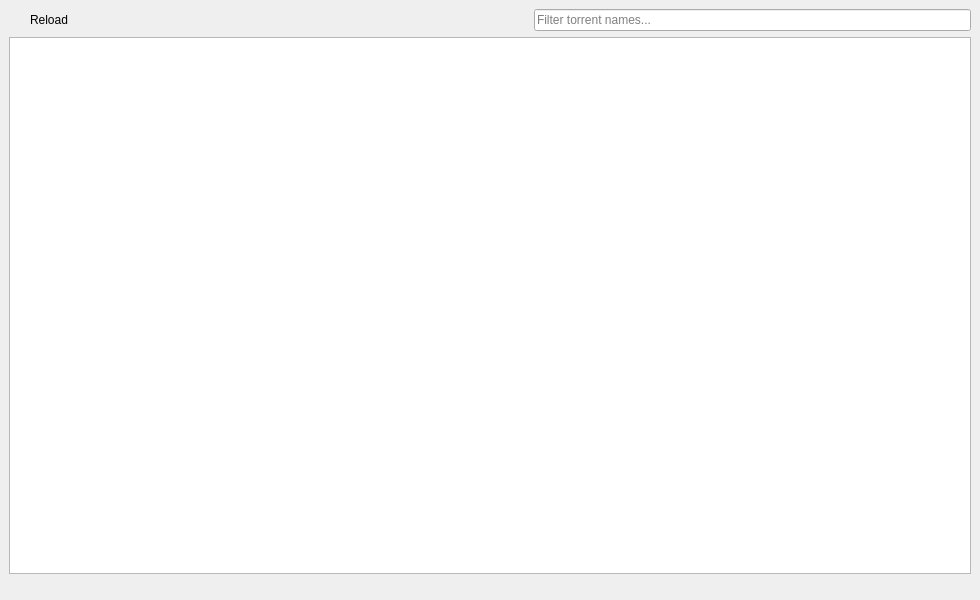
<?xml version="1.0" encoding="UTF-8"?>
<ui version="4.0">
 <class>MainWindow</class>
 <widget class="QMainWindow" name="MainWindow">
  <property name="geometry">
   <rect>
    <x>0</x>
    <y>0</y>
    <width>980</width>
    <height>600</height>
   </rect>
  </property>
  <property name="windowTitle">
   <string>MainWindow</string>
  </property>
  <property name="styleSheet">
   <string notr="true"/>
  </property>
  <widget class="QWidget" name="centralwidget">
   <layout class="QVBoxLayout" name="verticalLayout">
    <property name="bottomMargin">
     <number>7</number>
    </property>
    <item>
     <layout class="QHBoxLayout" name="horizontalLayout">
      <property name="spacing">
       <number>7</number>
      </property>
      <property name="sizeConstraint">
       <enum>QLayout::SetDefaultConstraint</enum>
      </property>
      <item>
       <widget class="QPushButton" name="pushButton">
        <property name="toolTip">
         <string>&lt;html&gt;&lt;head/&gt;&lt;body&gt;&lt;p&gt;Reload data from DB &lt;span style=&quot; font-size:7pt; color:#8c8c8c;&quot;&gt;F5&lt;/span&gt;&lt;/p&gt;&lt;/body&gt;&lt;/html&gt;</string>
        </property>
        <property name="toolTipDuration">
         <number>2000</number>
        </property>
        <property name="styleSheet">
         <string notr="true"/>
        </property>
        <property name="text">
         <string>Reload</string>
        </property>
        <property name="icon">
         <iconset resource="images/qMedia.qrc">
          <normaloff>:/icons/cached_w.svg</normaloff>:/icons/cached_w.svg</iconset>
        </property>
        <property name="iconSize">
         <size>
          <width>16</width>
          <height>16</height>
         </size>
        </property>
        <property name="shortcut">
         <string/>
        </property>
        <property name="flat">
         <bool>true</bool>
        </property>
       </widget>
      </item>
      <item>
       <spacer name="horizontalSpacer">
        <property name="orientation">
         <enum>Qt::Horizontal</enum>
        </property>
        <property name="sizeHint" stdset="0">
         <size>
          <width>40</width>
          <height>20</height>
         </size>
        </property>
       </spacer>
      </item>
      <item>
       <widget class="QLineEdit" name="lineEdit">
        <property name="toolTip">
         <string>&lt;html&gt;&lt;head/&gt;&lt;body&gt;&lt;p&gt;Filter torrents &lt;span style=&quot; font-size:7pt; color:#8c8c8c;&quot;&gt;F2&lt;/span&gt;&lt;/p&gt;&lt;/body&gt;&lt;/html&gt;</string>
        </property>
        <property name="toolTipDuration">
         <number>2000</number>
        </property>
        <property name="styleSheet">
         <string notr="true">QLineEdit {
    padding-top: 2px;
    padding-bottom: 2px;
}</string>
        </property>
        <property name="placeholderText">
         <string>Filter torrent names...</string>
        </property>
        <property name="clearButtonEnabled">
         <bool>true</bool>
        </property>
       </widget>
      </item>
     </layout>
    </item>
    <item>
     <widget class="QTableView" name="tableView">
      <property name="font">
       <font>
        <pointsize>10</pointsize>
       </font>
      </property>
      <property name="styleSheet">
       <string notr="true"/>
      </property>
      <property name="editTriggers">
       <set>QAbstractItemView::NoEditTriggers</set>
      </property>
      <property name="tabKeyNavigation">
       <bool>false</bool>
      </property>
      <property name="showDropIndicator" stdset="0">
       <bool>true</bool>
      </property>
      <property name="alternatingRowColors">
       <bool>true</bool>
      </property>
      <property name="selectionMode">
       <enum>QAbstractItemView::SingleSelection</enum>
      </property>
      <property name="selectionBehavior">
       <enum>QAbstractItemView::SelectRows</enum>
      </property>
      <property name="textElideMode">
       <enum>Qt::ElideRight</enum>
      </property>
      <property name="sortingEnabled">
       <bool>true</bool>
      </property>
      <property name="wordWrap">
       <bool>true</bool>
      </property>
      <property name="cornerButtonEnabled">
       <bool>false</bool>
      </property>
      <attribute name="horizontalHeaderHighlightSections">
       <bool>false</bool>
      </attribute>
      <attribute name="horizontalHeaderStretchLastSection">
       <bool>false</bool>
      </attribute>
      <attribute name="verticalHeaderVisible">
       <bool>false</bool>
      </attribute>
      <attribute name="verticalHeaderMinimumSectionSize">
       <number>30</number>
      </attribute>
      <attribute name="verticalHeaderDefaultSectionSize">
       <number>34</number>
      </attribute>
      <attribute name="verticalHeaderHighlightSections">
       <bool>false</bool>
      </attribute>
      <attribute name="verticalHeaderStretchLastSection">
       <bool>false</bool>
      </attribute>
     </widget>
    </item>
   </layout>
  </widget>
  <widget class="QMenuBar" name="menubar">
   <property name="geometry">
    <rect>
     <x>0</x>
     <y>0</y>
     <width>980</width>
     <height>25</height>
    </rect>
   </property>
  </widget>
  <widget class="QStatusBar" name="statusbar">
   <property name="styleSheet">
    <string notr="true">QWidget {
    margin: 0;
}
</string>
   </property>
   <property name="sizeGripEnabled">
    <bool>false</bool>
   </property>
  </widget>
 </widget>
 <tabstops>
  <tabstop>tableView</tabstop>
  <tabstop>lineEdit</tabstop>
  <tabstop>pushButton</tabstop>
 </tabstops>
 <resources>
  <include location="images/qMedia.qrc"/>
 </resources>
 <connections/>
</ui>
